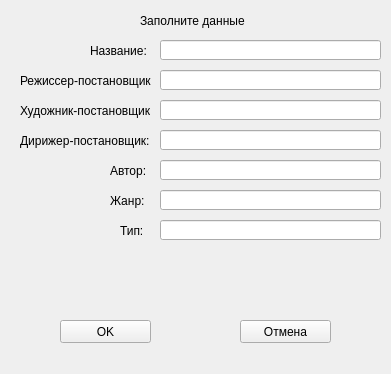
<?xml version="1.0" encoding="UTF-8"?>
<ui version="4.0">
 <class>PerformanceForm</class>
 <widget class="QWidget" name="PerformanceForm">
  <property name="geometry">
   <rect>
    <x>0</x>
    <y>0</y>
    <width>391</width>
    <height>374</height>
   </rect>
  </property>
  <property name="windowTitle">
   <string>Performance form</string>
  </property>
  <widget class="QLabel" name="label_13">
   <property name="geometry">
    <rect>
     <x>140</x>
     <y>10</y>
     <width>111</width>
     <height>21</height>
    </rect>
   </property>
   <property name="text">
    <string>Заполните данные</string>
   </property>
  </widget>
  <widget class="QLineEdit" name="nameEdit">
   <property name="geometry">
    <rect>
     <x>160</x>
     <y>40</y>
     <width>221</width>
     <height>20</height>
    </rect>
   </property>
  </widget>
  <widget class="QLineEdit" name="producerEdit">
   <property name="geometry">
    <rect>
     <x>160</x>
     <y>70</y>
     <width>221</width>
     <height>20</height>
    </rect>
   </property>
  </widget>
  <widget class="QLineEdit" name="prod_designerEdit">
   <property name="geometry">
    <rect>
     <x>160</x>
     <y>100</y>
     <width>221</width>
     <height>20</height>
    </rect>
   </property>
  </widget>
  <widget class="QLineEdit" name="cond_directorEdit">
   <property name="geometry">
    <rect>
     <x>160</x>
     <y>130</y>
     <width>221</width>
     <height>20</height>
    </rect>
   </property>
  </widget>
  <widget class="QLineEdit" name="authorEdit">
   <property name="geometry">
    <rect>
     <x>160</x>
     <y>160</y>
     <width>221</width>
     <height>20</height>
    </rect>
   </property>
  </widget>
  <widget class="QLineEdit" name="genreEdit">
   <property name="geometry">
    <rect>
     <x>160</x>
     <y>190</y>
     <width>221</width>
     <height>20</height>
    </rect>
   </property>
  </widget>
  <widget class="QLineEdit" name="typeEdit">
   <property name="geometry">
    <rect>
     <x>160</x>
     <y>220</y>
     <width>221</width>
     <height>20</height>
    </rect>
   </property>
  </widget>
  <widget class="QLabel" name="err_msg">
   <property name="geometry">
    <rect>
     <x>90</x>
     <y>270</y>
     <width>211</width>
     <height>20</height>
    </rect>
   </property>
   <property name="text">
    <string/>
   </property>
   <property name="alignment">
    <set>Qt::AlignCenter</set>
   </property>
  </widget>
  <widget class="QLabel" name="label">
   <property name="geometry">
    <rect>
     <x>90</x>
     <y>40</y>
     <width>61</width>
     <height>21</height>
    </rect>
   </property>
   <property name="text">
    <string>Название:</string>
   </property>
  </widget>
  <widget class="QLabel" name="label_2">
   <property name="geometry">
    <rect>
     <x>20</x>
     <y>70</y>
     <width>131</width>
     <height>21</height>
    </rect>
   </property>
   <property name="text">
    <string>Режиссер-постановщик:</string>
   </property>
  </widget>
  <widget class="QLabel" name="label_3">
   <property name="geometry">
    <rect>
     <x>20</x>
     <y>100</y>
     <width>131</width>
     <height>21</height>
    </rect>
   </property>
   <property name="text">
    <string>Художник-постановщик:</string>
   </property>
  </widget>
  <widget class="QLabel" name="label_4">
   <property name="geometry">
    <rect>
     <x>20</x>
     <y>130</y>
     <width>131</width>
     <height>21</height>
    </rect>
   </property>
   <property name="text">
    <string>Дирижер-постановщик:</string>
   </property>
  </widget>
  <widget class="QLabel" name="label_5">
   <property name="geometry">
    <rect>
     <x>110</x>
     <y>160</y>
     <width>47</width>
     <height>21</height>
    </rect>
   </property>
   <property name="text">
    <string>Автор:</string>
   </property>
  </widget>
  <widget class="QLabel" name="label_6">
   <property name="geometry">
    <rect>
     <x>110</x>
     <y>190</y>
     <width>47</width>
     <height>21</height>
    </rect>
   </property>
   <property name="text">
    <string>Жанр:</string>
   </property>
  </widget>
  <widget class="QLabel" name="label_7">
   <property name="geometry">
    <rect>
     <x>120</x>
     <y>220</y>
     <width>47</width>
     <height>21</height>
    </rect>
   </property>
   <property name="text">
    <string>Тип:</string>
   </property>
  </widget>
  <widget class="QPushButton" name="okButton">
   <property name="geometry">
    <rect>
     <x>60</x>
     <y>320</y>
     <width>91</width>
     <height>23</height>
    </rect>
   </property>
   <property name="text">
    <string>OK</string>
   </property>
  </widget>
  <widget class="QPushButton" name="cancelButton">
   <property name="geometry">
    <rect>
     <x>240</x>
     <y>320</y>
     <width>91</width>
     <height>23</height>
    </rect>
   </property>
   <property name="text">
    <string>Отмена</string>
   </property>
  </widget>
 </widget>
 <resources/>
 <connections/>
</ui>
